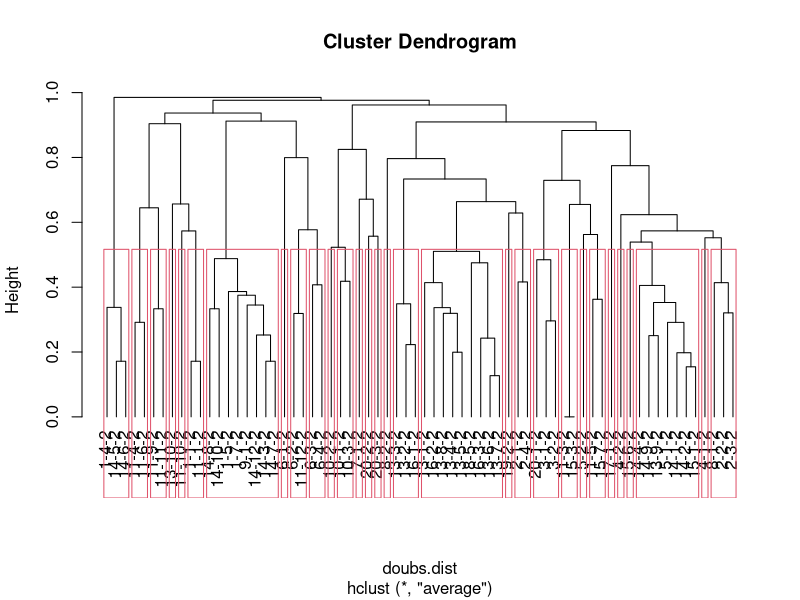
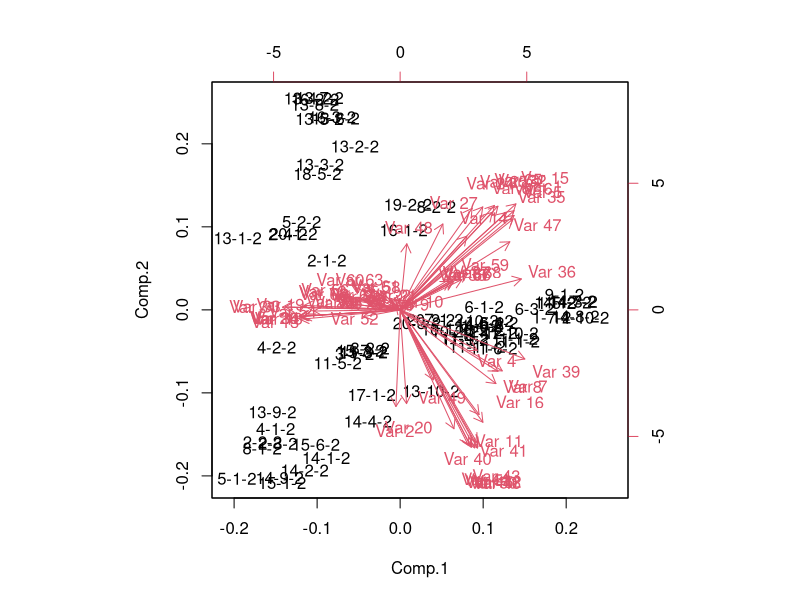
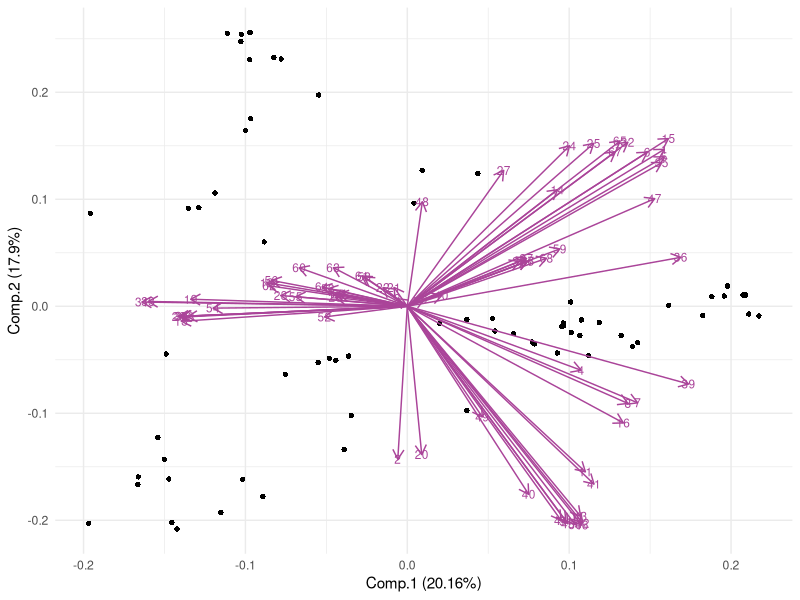
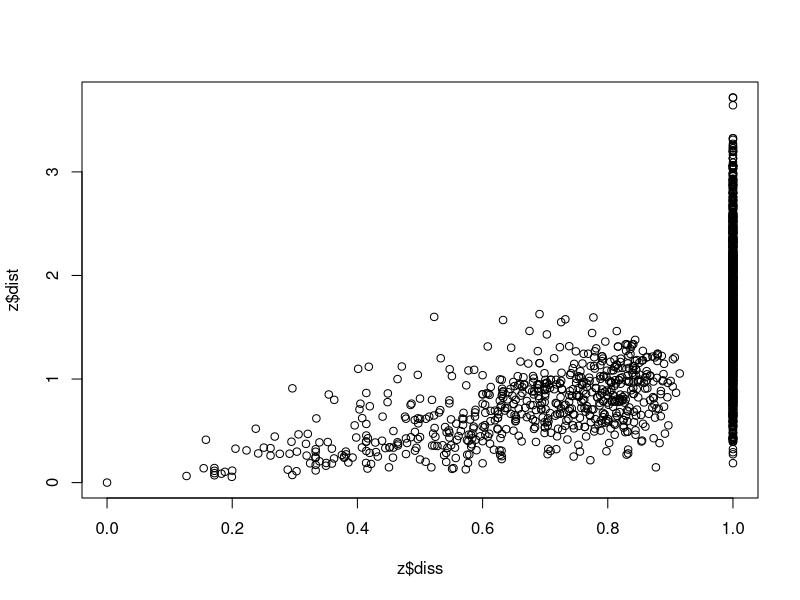
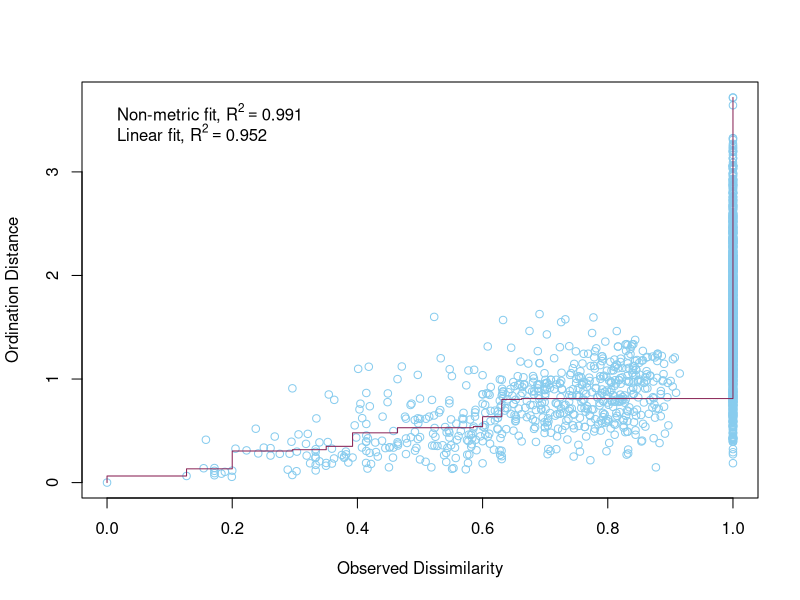
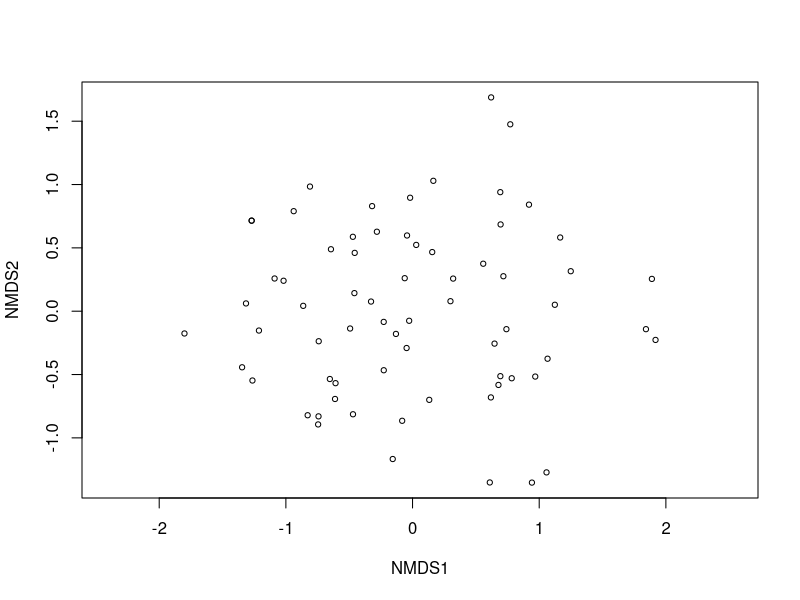
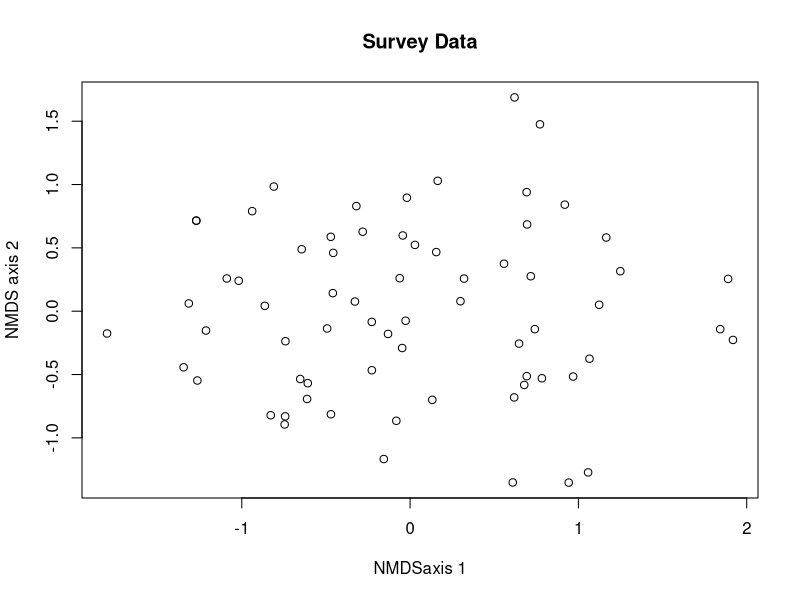
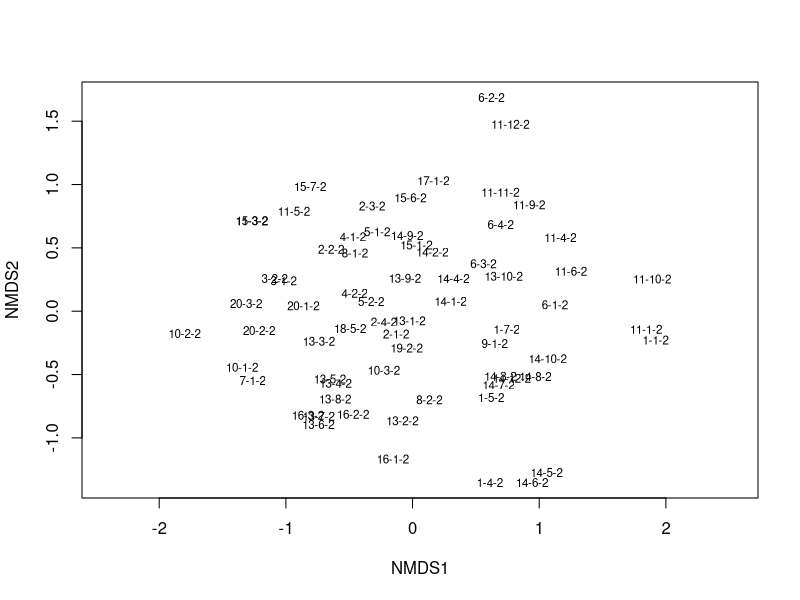

Reproduce these figures in R, in order. (Note: this script raises an error after producing the figures.)
#### NMDS Seedlings below 50 cm####

# Before anything else, verify that your environment is totally clear.
# This is important, because old objects can foul up the works
# Clean up the working environment
rm(list = ls())

# Verify working directory, should be ~/Documents/Analyses/lastname_first
getwd()

# Load tidyverse
library("tidyverse")
# Check for updates
tidyverse_update()


#### Cleaning up the data ####

library(dplyr)

library(readr)
SurveyData<- read_csv("Fieldwork/SurveyData_Clean_WN_removed.csv")

# The species that were entered as percent-cover need to be accounted for
# Given that the number of plants will vary greatly, but cover plants were all
# in Tier_1, for each percent cover plant I will give a value of 

# The plot needs to be numeric, so I need to change the Plot names to unique
# numeric variables, site needs to be given a number value as does W_N

# This code gives the combined plot names a simple, unique, numeric ID, but I 
# would like clearer ID's so I will use another method
# SurveyData_Combined$Plot <- as.numeric(as.factor(SurveyData_Combined$Plot))

# Assigning the Site a unique numeric value
SurveyData$Site <- as.numeric(as.factor(SurveyData$Site))
# Assigning W and N unique numeric values (weed is now 2, native is now 1)
SurveyData$W_N <- as.numeric(as.factor(SurveyData$W_N))

# Now combine this into unique numerical plot names
library(tidyr)
SurveyData_Combined <- SurveyData %>%
  unite(Plot, Site, Plot, sep = "-")

# Unite Plot and Weed vs Native columns so that now the plot id is all in one
# column that includes the site, plot number, and whether it is weed or native
library(tidyr)
SurveyData_Combined <- SurveyData_Combined %>%
  unite(Plot, Plot, W_N, sep = "-")

# subset to just look at the weeds
# Subset the data to only include species that are weeds using the WeedList Column
SurveyData_Combined <- SurveyData_Combined[SurveyData_Combined$WeedList == 1, ]

# I need to make this data only include seedlings. Therefore, I need to remove
# the rows that only include species > 51 cm.

SurveyData_Combined$seedlings <- SurveyData_Combined$Tier_1 - SurveyData_Combined$Tier_3
# SurveyData_Combined$seedlings <- SurveyData_Combined$Tier_1 - SurveyData_Combined$Tier_4

#### Change the data to be a matrix (n sample units x p species) ####

# autotransform is not doing anything, so I need to transform my data
# square root was given as a good transformation, so I will do that

 SurveyData_Combined$seedlings_sqrt <- sqrt(SurveyData_Combined$seedlings)

# Filter down to only native species
# Remove native species plots
# Remove rows where Group is "Native"

SurveyData_Combined_Weeds <- SurveyData_Combined %>% 
  filter(CentralSpecies != "Native")

# This code gives 0 values when species are not present in a plot
Survey_wide <- SurveyData_Combined_Weeds %>%
  pivot_wider(names_from = ScientificName, 
              values_from = seedlings_sqrt, 
              id_cols = Plot) %>%
  mutate_all(~ replace(., is.na(.), 0))

# instead of being a tibble, I wanted to convert it back to a data frame
Survey_wide = as.data.frame(Survey_wide)

# Needs to remove the first column of numbers as row names and make the Scientific 
# names of species into the row names
row.names(Survey_wide) <- Survey_wide$Plot 
# Remove the first column from the data frame 
Survey_wide <- Survey_wide[, -1]

#Quick checks for empty rows or columns...
rowSums(Survey_wide)
colSums(Survey_wide)

# Remove empty columns
Survey_wide <- Survey_wide[, colSums(Survey_wide) != 0]
Survey_wide <- Survey_wide[rowSums(Survey_wide) != 0, ]

rowSums(Survey_wide)
colSums(Survey_wide)

# Try removing outlier
 Survey_wide<-Survey_wide[-68, ] # this gets rid of the the row that looks to be an outlier
 Survey_wide<-Survey_wide[-1, ] # this gets rid of the the row that looks to be an outlier

#### NMDS ####

library(vegan)

#Quick checks for empty rows or columns...
# rowSums(Survey_wide)
# colSums(Survey_wide)

#Empty sites can cause problems so let's drop it
# Survey_wide<-Survey_wide[,-46] # this gets rid of the the column where there is a zero
# Survey_wide<-Survey_wide[,-49,] # this gets rid of the the column where there is a zero

doubs.dist<-vegdist(Survey_wide)
doubs.dist

# Check for Na, NaN,Inf values
any(is.na(doubs.dist))
any(is.infinite(doubs.dist))


#Classification
Survey_wide<-hclust(doubs.dist,method='average')
plot(Survey_wide,hang=-1) #The hang=-1 tidies it up so all the end nodes finish at the same level
grp<-cutree(Survey_wide,k=30) #K=4 is saying to identify the dominant 4 groups.
grp
rect.hclust(Survey_wide, k=30)


#Conduct a PCA on continuous data, commonly used for environmental 
#variable reduction. Say we want to combine variables that are similar in 
#for SEM we may use PCA

# linkage - once you have the two most similar sites together, how do you think about the similarity to the other sites. Best method is UPPGMA (an average weighed method)

# Now doing a PCA on the data
# Can do PCA on vegan or just the base programme of R, they just use different commands 
# (see powerpoint handout for more info)

doubs.pca<-princomp(doubs.dist,cor=TRUE)
summary(doubs.pca) 
biplot(doubs.pca)

# Create PCA biplot with sites as points

# Load necessary libraries
library(ggplot2)
library(ggfortify)

autoplot(
  doubs.pca,
  data = doubs.dist,
  loadings = TRUE,             # Display loadings vectors
  loadings.label = TRUE,       # Display loadings labels
  loadings.colour = '#AA4499',     # Loadings vector color
  loadings.label.size = 3,     # Loadings label size
  loadings.label.colour = "#AA4499", # Loadings label color
  shape = 16) +                   # Use points for sites
  theme_minimal()              # Apply a minimal theme



#Moving on now to MDS
#DO MDS with vegan package
z <- metaMDS(comm = doubs.dist,
             autotransform = FALSE,
             distance = "bray",
             engine = "monoMDS",
             k = 2,
             weakties = TRUE,
             model = "global",
             maxit = 300,
             try = 40,
             trymax = 50)

z
# Stress Plot = Sheppard Plot
plot(z$diss, z$dist)

stressplot(object = z,
           p.col = "#88CCEE",
           l.col = "#882255",
           lwd = 1)

#always report the stress for MDS, never report the Rsquared you get from that plot above
plot(z)

plot(z[["points"]][,2]~z[["points"]][,1],main="Survey Data", xlab="NMDSaxis 1" , ylab= "NMDS axis 2", cex = 0.5 +as.numeric(Survey_wide$nit))

# Using ggplot2 to make a plot with site names
plot(z, type = "t")

# Looking at the stress/goodness of fit
gof <- goodness(object = z)
plot(z, display = "sites", type = "none")
points(z, display = "sites", cex = 2*gof/mean(gof))


# Make the points into a data frame for ggplot
z$points %>% head()
z.points <- data.frame(z$points)

# I need to make a new data frame that is just the plots and the Central species
# for that plot
# Load the dplyr package
library(dplyr)

# Create a new data frame with unique Plot values
Plot_Species <- SurveyData_Combined_Weeds %>% distinct(Plot, .keep_all = TRUE)
Plot_Species<-Plot_Species[-74, ] # this gets rid of the the outlier
Plot_Species<-Plot_Species[-68, ] # this gets rid of the the outlier
Plot_Species<-Plot_Species[-67, ] # this gets rid of the the outlier
Plot_Species<-Plot_Species[-62, ] # this gets rid of the the outlier
Plot_Species<-Plot_Species[-53, ] # this gets rid of the the outlier
Plot_Species<-Plot_Species[-24, ] # this gets rid of the the outlier
Plot_Species<-Plot_Species[-15, ] # this gets rid of the the outlier
Plot_Species<-Plot_Species[-12, ] # this gets rid of the the outlier
Plot_Species<-Plot_Species[-1, ] # this gets rid of the the outlier

grp <- Plot_Species$CentralSpecies

# I don't think I need these

# data.scores <- as.data.frame(scores(z))  #Using the scores function from vegan to extract the site scores and convert to a data.frame
# data.scores$site <- rownames(z)  # create a column of site names, from the rownames of data.scores
# data.scores$grp <- grp  #  add the grp variable created earlier
# head(data.scores)  #look at the data
hcl.colors(8, palette = "Cividis")
hcl.colors(8, palette = "Tropic")

# Create a data frame of NMDS results with group information
z.points$Group <- Plot_Species$CentralSpecies # Replace with your group column

# Customize plot with ggplot2
nmds_plot <- ggplot(data = z.points, aes(x = MDS1, y = MDS2, shape = Group, color = Group)) +
  geom_point(size = 2) + # Set point size
  scale_shape_manual(values = c(16, 15, 18)) + # Customize shapes
  scale_color_manual(values = c("#070707", "#AA0065", "#F1B17F")) + # Customize colors
  theme_minimal() +
  labs(x = "NMDS1", y = "NMDS2")

# Print the plot
print(nmds_plot)

# This plot works!!!!!!!!

# Customize plot with ggplot2 add polygons/ellipses
nmds_plot <- ggplot(data = z.points, aes(x = MDS1, y = MDS2, shape = Group, color = Group)) +
  geom_point(size = 2) + # Set point size
  scale_shape_manual(values = c(16, 15, 18, 19)) + # Customize shapes
  scale_color_manual(values = c("#7D1D67", "#ED4572", "#FF9772")) + # Customize colors
  geom_polygon(data = z.points, aes(fill = Group, group = Group), alpha = 0.1) +
  theme_minimal() +
  labs(x = "NMDS1", y = "NMDS2")

# Print the plot
print(nmds_plot)

# Customize plot with ggplot2 add ellipses
nmds_plot <- ggplot(data = z.points, aes(x = MDS1, y = MDS2, shape = Group, color = Group)) +
  geom_point(size = 2) + # Set point size
  scale_shape_manual(values = c(16, 15, 18)) + # Customize shapes
  scale_color_manual(values = c("#882265", "#88CCEE", "#332288")) + # Customize colors
  stat_ellipse(aes(group = Group, fill = Group), geom = "polygon", alpha = 0.1) +
  theme_minimal() +
  labs(x = "NMDS1", y = "NMDS2")

# Print the plot
print(nmds_plot)

# Native species plots are kind of all over the place, let's look at it without 
# Native plots

# Remove native species plots
# Remove rows where Group is "Native"
# z.points.weeds <- z.points %>% 
#  filter(Group != "Native")


# Customize plot with ggplot2 add ellipses
nmds_plot <- ggplot(data = z.points, aes(x = MDS1, y = MDS2, shape = Group, color = Group)) +
  geom_point(size = 2) + # Set point size
  scale_shape_manual(values = c(16, 15, 17)) + # Customize shapes
  scale_color_manual(values = c("#882265", "#88CCEE", "#332288")) + # Customize colors
  stat_ellipse(aes(group = Group, fill = Group), geom = "polygon", alpha = 0.1) +
  theme_minimal() +
  labs(x = "NMDS1", y = "NMDS2")

# Print the plot
print(nmds_plot)

# Look with centroids
group_centroids <- data.frame(
  Location = c("Solanum mauritianum", "Ligustrum lucidum", "Paraserianthes lophantha"),
  Centroid_X = c(mean(z.points$MDS1[z.points$Group == "Solanum mauritianum"]),
                 mean(z.points$MDS1[z.points$Group == "Ligustrum lucidum"]),
                 mean(z.points$MDS1[z.points$Group == "Paraserianthes lophantha"])),
  Centroid_Y = c(mean(z.points$MDS2[z.points$Group == "Solanum mauritianum"]),
                 mean(z.points$MDS2[z.points$Group == "Ligustrum lucidum"]),
                 mean(z.points$MDS2[z.points$Group == "Paraserianthes lophantha"])))
#  Centroid_Z = c(mean(z.points$MDS3[z.points$Group == "Solanum mauritianum"]),
#                 mean(z.points$MDS3[z.points$Group == "Ligustrum lucidum"]),
#                 mean(z.points$MDS3[z.points$Group == "Paraserianthes lophantha"])),
#  Centroid_A = c(mean(z.points$MDS4[z.points$Group == "Solanum mauritianum"]),
 #                mean(z.points$MDS4[z.points$Group == "Ligustrum lucidum"]),
 #                mean(z.points$MDS4[z.points$Group == "Paraserianthes lophantha"]))
#  Centroid_B = c(mean(z.points$MDS5[z.points$Group == "Solanum mauritianum"]),
#                 mean(z.points$MDS5[z.points$Group == "Ligustrum lucidum"]),
#                 mean(z.points$MDS5[z.points$Group == "Paraserianthes lophantha"]))


# Sort z.points.weeds to match group-centroids order
# Define the custom order for the 'group' column
z.points$Group <- factor(z.points$Group, levels = c('Solanum mauritianum', 'Ligustrum lucidum', 'Paraserianthes lophantha'))

# Sort the data frame based on the custom order
z.points <- z.points[order(z.points$Group), ]


plot_data<-data.frame(
  Location = z.points$Group,
  MDS1=z.points$MDS1,
  MDS2=z.points$MDS2,
#  MDS3=z.points$MDS3,
#  MDS4=z.points$MDS4,
#  MDS5=z.points$MDS5,
  xend=c(rep( group_centroids[1,2],22),rep(group_centroids[2,2],23), rep(group_centroids[3,2],23)),
  yend=c(rep( group_centroids[1,3],22),rep(group_centroids[2,3],23), rep(group_centroids[3,3],23)))
#  zend=c(rep( group_centroids[1,4],27),rep(group_centroids[2,4],27), rep(group_centroids[3,4],27)),
#  Aend=c(rep( group_centroids[1,5],27),rep(group_centroids[2,5],27), rep(group_centroids[3,5],27)))
#  Bend=c(rep(group_centroids[1,6],27),rep( group_centroids[2,6],27), rep(group_centroids[3,6],27)))

# ggplot with centroids dimensions 1 and 2
ggplot(plot_data, aes(x = MDS1, y = MDS2, shape = Location, color = Location)) +
  geom_point(size=2) +
  scale_color_manual(values = c("#882265", "#88CCEE", "#332288")) + 
  scale_shape_manual(values = c(16, 15, 17)) + 
  stat_ellipse(aes(group = Location, fill = Location), geom = "polygon", alpha = 0.1) +
  geom_point(data = group_centroids, aes(x = Centroid_X, y = Centroid_Y, shape = Location, color = Location)) +
  geom_segment(data = plot_data, aes(x = MDS1, y = MDS2, 
                                     xend = xend, yend = yend, color = Location), alpha = 0.5)+
  
  theme_classic()

# ggplot with centroids dimensions 1 and 4
ggplot(plot_data, aes(x = MDS1, y = MDS4, shape = Location, color = Location)) +
  geom_point(size=2) +
  scale_color_manual(values = c("#882265", "#88CCEE", "#332288")) + 
  scale_shape_manual(values = c(16, 15, 17)) + 
  stat_ellipse(aes(group = Location, fill = Location), geom = "polygon", alpha = 0.1) +
  geom_point(data = group_centroids, aes(x = Centroid_X, y = Centroid_A, shape = Location, color = Location)) +
  geom_segment(data = plot_data, aes(x = MDS1, y = MDS4, 
                                     xend = xend, yend = Aend, color = Location), alpha = 0.5)+
  
  theme_classic()

# ggplot with centroids dimensions 2 and 4
ggplot(plot_data, aes(x = MDS2, y = MDS4, shape = Location, color = Location)) +
  geom_point(size=2) +
  scale_color_manual(values = c("#882265", "#88CCEE", "#332288")) + 
  scale_shape_manual(values = c(16, 15, 17)) + 
  stat_ellipse(aes(group = Location, fill = Location), geom = "polygon", alpha = 0.1) +
  geom_point(data = group_centroids, aes(x = Centroid_Y, y = Centroid_A, shape = Location, color = Location)) +
  geom_segment(data = plot_data, aes(x = MDS2, y = MDS4, 
                                     xend = yend, yend = Aend, color = Location), alpha = 0.5)+
  
  theme_classic()

# ggplot with centroids dimensions 2 and 3
ggplot(plot_data, aes(x = MDS2, y = MDS3, shape = Location, color = Location)) +
  geom_point(size=2) +
  scale_color_manual(values = c("#882265", "#88CCEE", "#332288")) + 
  scale_shape_manual(values = c(16, 15, 17)) + 
  stat_ellipse(aes(group = Location, fill = Location), geom = "polygon", alpha = 0.1) +
  geom_point(data = group_centroids, aes(x = Centroid_Y, y = Centroid_Z, shape = Location, color = Location)) +
  geom_segment(data = plot_data, aes(x = MDS2, y = MDS3, 
                                     xend = yend, yend = zend, color = Location), alpha = 0.5)+
  
  theme_classic()

# ggplot with centroids dimensions 3 and 4
ggplot(plot_data, aes(x = MDS3, y = MDS4, shape = Location, color = Location)) +
  geom_point(size=2) +
  scale_color_manual(values = c("#882265", "#88CCEE", "#332288")) + 
  scale_shape_manual(values = c(16, 15, 17)) + 
  stat_ellipse(aes(group = Location, fill = Location), geom = "polygon", alpha = 0.1) +
  geom_point(data = group_centroids, aes(x = Centroid_Z, y = Centroid_A, shape = Location, color = Location)) +
  geom_segment(data = plot_data, aes(x = MDS3, y = MDS4, 
                                     xend = zend, yend = Aend, color = Location), alpha = 0.5)+
  
  theme_classic()

#### PERMANOVA ####

# This code gives 0 values when species are not present in a plot
Survey_perm <- SurveyData_Combined_Weeds %>%
  pivot_wider(names_from = ScientificName, 
              values_from = seedlings_sqrt, 
              id_cols = Plot) %>%
  mutate_all(~ replace(., is.na(.), 0))

# instead of being a tibble, I wanted to convert it back to a data frame
Survey_perm = as.data.frame(Survey_perm)


# Needs to remove the first column of numbers as row names and make the Scientific 
# names of species into the row names
row.names(Survey_perm) <- Survey_perm$Plot 
# Remove the first column from the data frame 
Survey_perm <- Survey_perm[, -1]

#Quick checks for empty rows or columns...
rowSums(Survey_perm)
colSums(Survey_perm)

# These are the columns that need to be removed using the data with the extra 
# woolly nightshades removed
#Survey_perm<-Survey_perm[,-115] # this gets rid of the the column where there is a zero
#Survey_perm<-Survey_perm[,-40] # this gets rid of the the column where there is a zero
#Survey_perm<-Survey_perm[,-39] # this gets rid of the the column where there is a zero

#Empty sites can cause problems so let's drop it
#Survey_perm<-Survey_perm[,-14] # this gets rid of the the column where there is a zero
#Survey_perm<-Survey_perm[,-34] # this gets rid of the the column where there is a zero
#Survey_perm<-Survey_perm[,-37] # this gets rid of the the column where there is a zero

Survey_perm <- Survey_perm[, colSums(Survey_perm) != 0]
Survey_perm <- Survey_perm[rowSums(Survey_perm) != 0, ]

Survey_perm<-Survey_perm[-68, ] # this gets rid of the the row that is an outlier
Survey_perm<-Survey_perm[-1, ] # this gets rid of the the row that is an outlier

# Make a distance matrix
perm_dist<-vegdist(Survey_perm, method='bray')


#Assumptions

dispersion<-betadisper(perm_dist, group=plot_data$Location,type = "centroid")

plot(dispersion)

anova(dispersion)


#Test

Perma_result<-adonis2( perm_dist~as.factor(plot_data$Location), data=perm_dist,
                       permutations=9999)

Perma_result


#### Simper Analysis ####

## make survey_wide again

# This code gives 0 values when species are not present in a plot
Survey_wide <- SurveyData_Combined_Weeds %>%
  pivot_wider(names_from = ScientificName, 
              values_from = seedlings_sqrt, 
              id_cols = Plot) %>%
  mutate_all(~ replace(., is.na(.), 0))

# instead of being a tibble, I wanted to convert it back to a data frame
Survey_wide = as.data.frame(Survey_wide)


# Needs to remove the first column of numbers as row names and make the Scientific 
# names of species into the row names
row.names(Survey_wide) <- Survey_wide$Plot 
# Remove the first column from the data frame 
Survey_wide <- Survey_wide[, -1]

#Quick checks for empty rows or columns...
rowSums(Survey_wide)
colSums(Survey_wide)

# Remove empty columns
Survey_wide <- Survey_wide[, colSums(Survey_wide) != 0]
Survey_wide <- Survey_wide[rowSums(Survey_wide) != 0, ]

rowSums(Survey_wide)
colSums(Survey_wide)

# Remove the outlier plot
Survey_wide<-Survey_wide[-68, ] # this gets rid of the the row that looks to be an outlier
Survey_wide<-Survey_wide[-1, ] # this gets rid of the the row that looks to be an outlier

Plot_Species <- Plot_Species %>%
  mutate(CentralSpecies = ifelse(CentralSpecies == "Solanum mauritianum", "SOLmau", CentralSpecies))
Plot_Species <- Plot_Species %>%
  mutate(CentralSpecies = ifelse(CentralSpecies == "Ligustrum lucidum", "LIGluc", CentralSpecies))
Plot_Species <- Plot_Species %>%
  mutate(CentralSpecies = ifelse(CentralSpecies == "Paraserianthes lophantha", "PARlop", CentralSpecies))

# create a little distance matrix between the groups
dist <- meandist(dist = vegdist(Survey_wide),
         grouping = Plot_Species$CentralSpecies)

# do the simper analysis
simper.weeds <- simper(Survey_wide,
       Plot_Species$CentralSpecies,
       permutations = 999,
       parallel = 1)
# look at the species that contribute to the difference between woolly nightshade and tree privet
summary(simper.weeds)$SOLmau_LIGluc %>%
  round(3) %>%
  head(10)
# look at the species that contribute to the difference between woolly nightshade and brush wattle
summary(simper.weeds)$SOLmau_PARlop %>%
  round(3) %>%
  head(15)
# look at the species that contribute to the difference between tree privet and brush wattle
summary(simper.weeds)$PARlop_LIGluc %>%
  round(3) %>%
  head(15)
